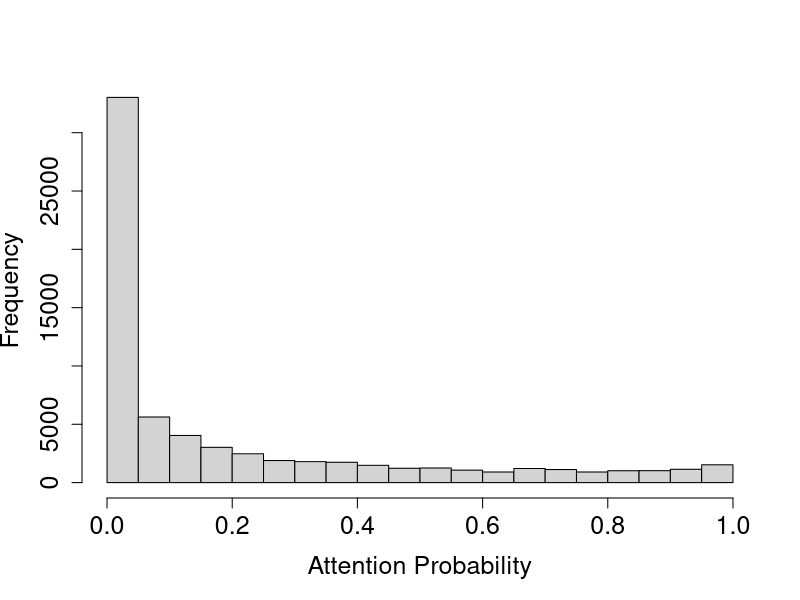
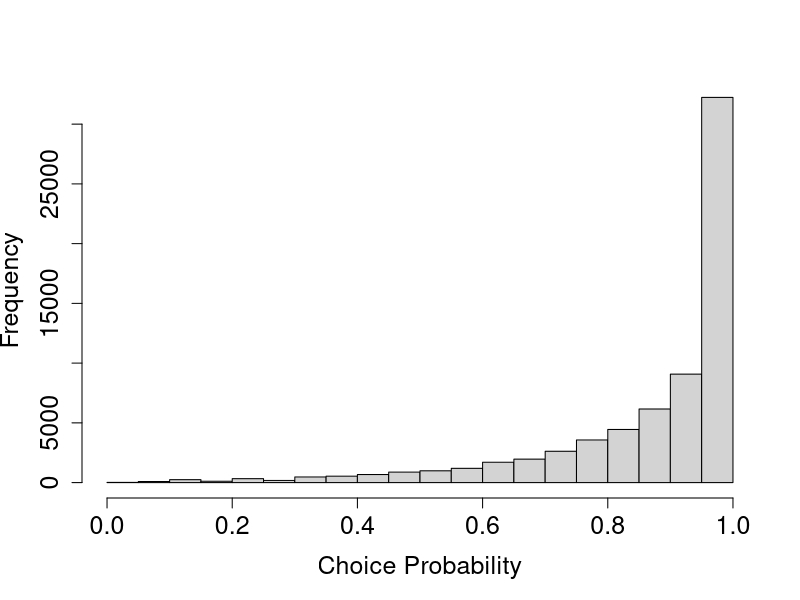
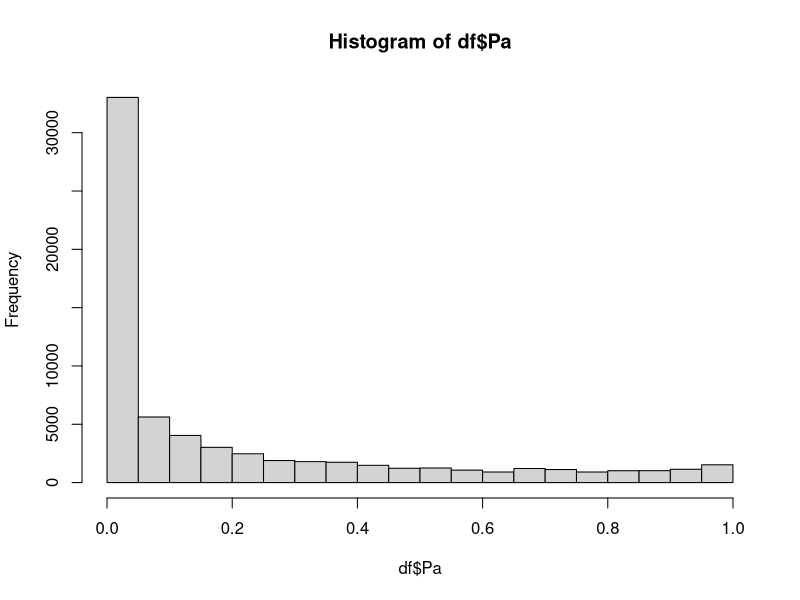
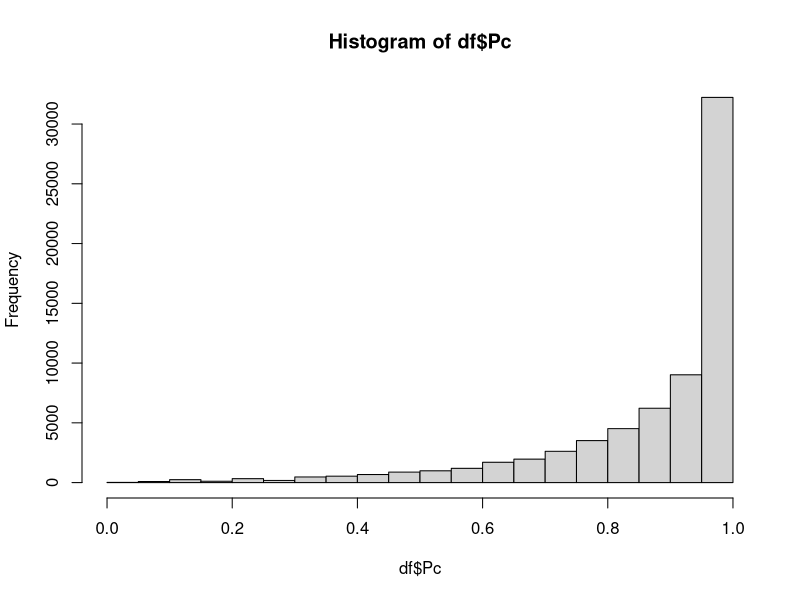
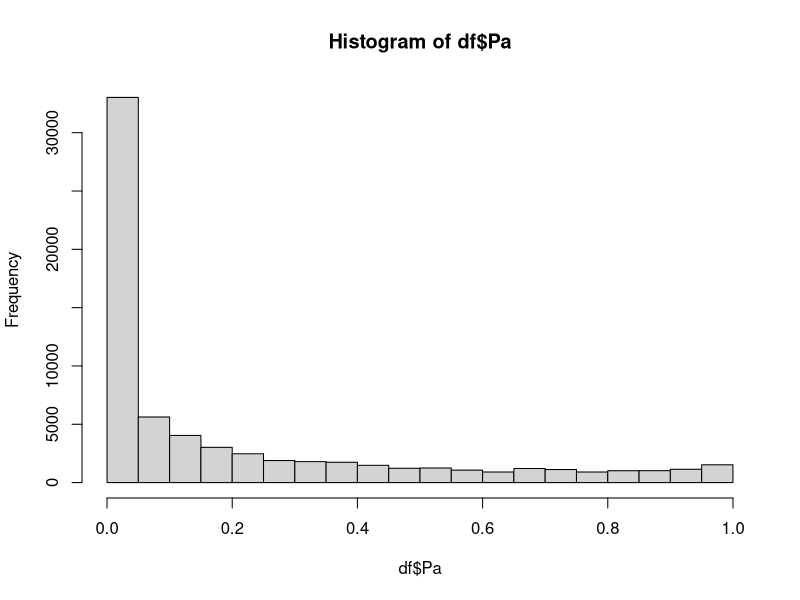
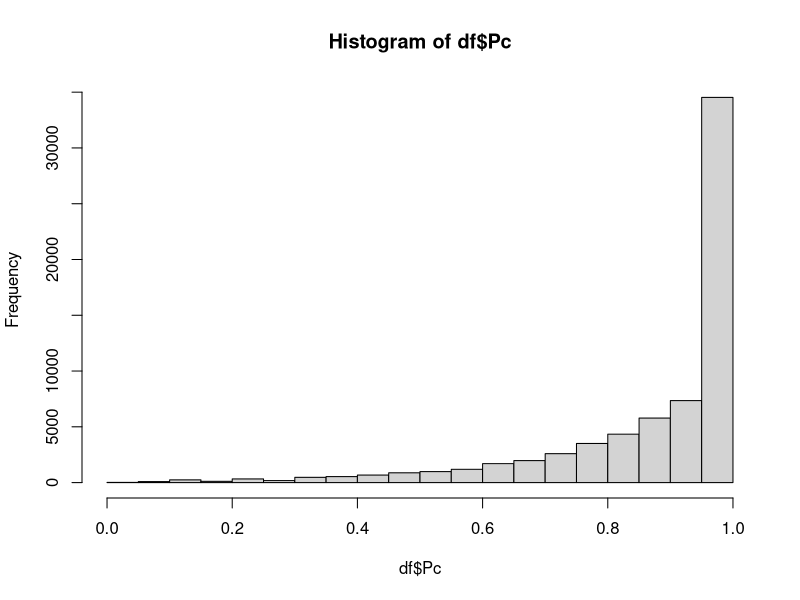
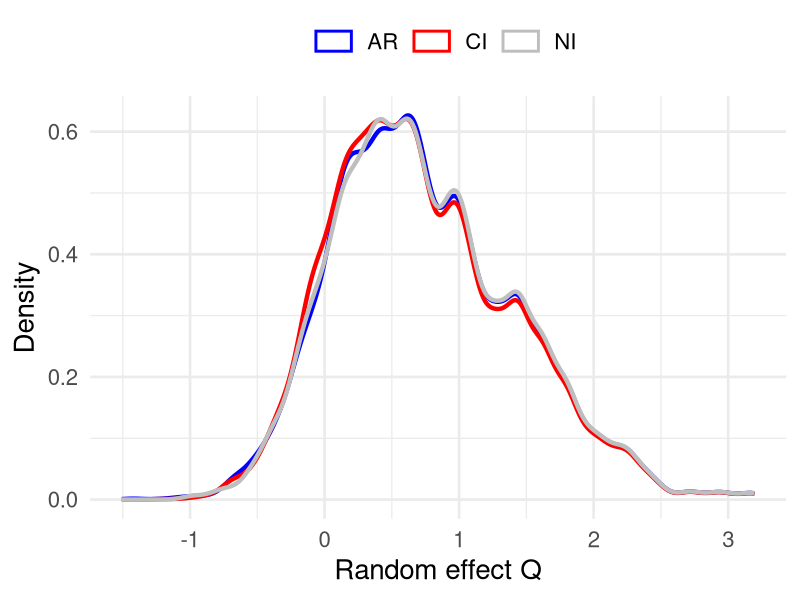
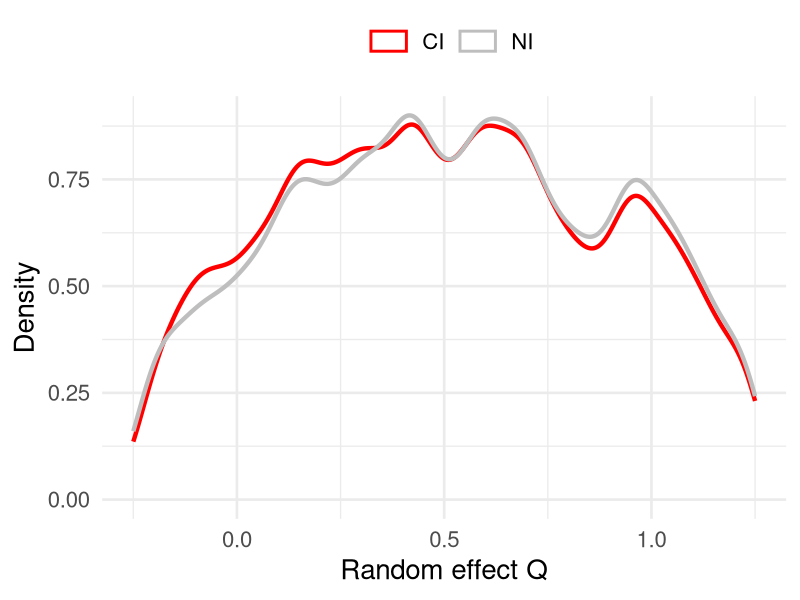

R code for these plots, in order:
## ---- chunk 1
knitr::opts_chunk$set(echo = TRUE)
## ---- chunk 2
library(dplyr)
## ---- chunk 3
N  = 450*5
T = 30
names_df <- c("id","month","NK1", "NK2to5", "kid1age", "kid2age", "YA", "edu", "LA",
              "Y", "logB", "Q","Pa", "Pc", "S", "pastD", "D")
K  = length(names_df)
df <- as.data.frame(matrix(NA,nrow = N*T,K))
names(df) <- names_df

# Set id and month
df$id <- rep(1:N,each = T)
df$month <- rep(1:T)

# Set edu and LA
df$edu <- rep(c(1,2,3),each = T)
df$LA <- rep(c(10,15,20),each = 3*T)

# Set number of kids each period
# There are five possible initial age of kidage 1: 3,6,9,12,15
# Half of the households have a newborn at the TT+1 month
# Each household has at most two kids
kid1age_initial <- rep(c(3,6,9,12,15),each = 3*3)
kid1age <- unlist(lapply(kid1age_initial, function(age) age + (0:(T-1))))
df$kid1age <- kid1age

TT = 12 # A second child is born in TT+1 month
kid2age <- c(rep(NA,T),rep(NA,TT),seq(1:(T-TT)))
df$kid2age <- kid2age
## ---- chunk 4
set.seed(1234) # set seed to ensure replicability

# Generate NK1 and NK25
df$NK1 <- (df$kid1age < 13) + ifelse(df$kid2age %in% seq(1,12),1,0)
df$NK2to5 <- (df$kid1age >= 13) + ifelse(df$kid2age %in% seq(13,48),1,0)

# Generate YA
df$YA <- pmin(df$kid1age, df$kid2age, na.rm = TRUE)

# Generate Y
df$Y <- ifelse(df$YA %in% c(1,13,25,37),1,0)


# Generate benefit 
df <- df %>%
  mutate(logB = case_when(
    NK1 == 0 & NK2to5 == 1 ~ log(100),
    NK1 == 1 & NK2to5 == 0 ~ log(150),
    NK1 == 0 & NK2to5 == 2 ~ log(130),
    NK1 == 1 & NK2to5 == 1 ~ log(180),
  ))



df$Q <- rep(rnorm(N),each = T) 

# Set the utility parameters

gamma0 <- -2.71849824
gamma_logB <- 0.333741304
gamma_pso <- -0.69188367
gamma_LA <- 0.000546293
gamma_edu <- -0.01911214

beta0 <- 1.241452303
beta_logB <- 0.148335799
beta_pso <- -0.49505725
beta_sh <- -0.36278896
beta_sLA <- 0.010314497
beta_edu <- 0.067525853

sigma1 <- exp(0.454441558)
sigma2 <- exp(-0.10685342)

## ---- chunk 5
for (i in 1:N){ # loop through all households
  di <- rep(NA,T)
  Si <- rep(NA,T)
  Pai <- rep(NA,T)
  Pci <- rep(NA,T)
  pastd <- rep(NA,T)
  
  X <- df[df$id==i,]
  
  d0 = 0 # initial condition 0
  
  # Simulate decisions sequentially
  for (t in 1:T){
    pastd[t] <- d0 # record last period decision
    
    Pai[t] <- pnorm(gamma0 + 
                   gamma_logB*X$logB[t] 
                 + gamma_pso * ifelse(X$YA[t] > 12,1,0)
                 + gamma_LA * X$LA[t]
                 + gamma_edu * X$edu[t] * ifelse(X$YA[t] > 12,1,0)
                 + sigma1 * X$Q[t]
                 ) # record attention probability
    
    Si[t] <- max(1-d0, d0*X$Y[t])
      
    Pci[t] <- pnorm(beta0 + 
                   beta_logB*X$logB[t] 
                 + beta_pso * ifelse(X$YA[t] > 12,1,0)
                 + beta_sh * Si[t]
                 + beta_sLA * Si[t] * X$LA[t]
                 + beta_edu * X$edu[t] * ifelse(X$YA[t] > 12,1,0)
                 + sigma2 * X$Q[t]
                 ) # record choice probability
    
    di[t] <- rbinom(1,1,Pai[t]^(1-d0)) * rbinom(1,1,Pci[t])

    d0 <- di[t] # update the "initial condition"
  }
  
  # fill in the data for df
  df$pastD[df$id==i] <- pastd
  df$D[df$id==i] <- di
  df$Pa[df$id==i] <- Pai
  df$Pc[df$id==i] <- Pci
  df$S[df$id==i] <- Si
}

sum(df$D)/dim(df)[1]

sum(df$D[df$YA<=12])/sum(df$YA<=12)

sum(df$D[df$YA>12])/sum(df$YA>12)

df_NI <- df
## ---- chunk 6
hist(df$Pa,breaks = seq(0,1,0.05),main = "",xlab = "Attention Probability",cex.lab = 1.5,cex.axis=1.5)
hist(df$Pc,breaks = seq(0,1,0.05),main = "",xlab = "Choice Probability",cex.lab = 1.5,cex.axis=1.5)

mean(df$logB[df$D == 1])
mean(df$NK1[df$D == 1])
mean(df$YA[df$D == 1])
mean(df$edu[df$D == 1])
mean(df$LA[df$D == 1])
mean(df$Q[df$D == 1])

Q_NI <- df$Q[df$D == 1]

Q_NI0 <- df$Q[df$D == 0]

# plot average participation duration across Q

## ---- chunk 7
#set.seed(1234) # set seed to ensure replicability
#df$Q <- rep(rnorm(N),each = T) 



for (i in 1:N){ # loop through all households
  di <- rep(NA,T)
  Si <- rep(NA,T)
  Pai <- rep(NA,T)
  Pci <- rep(NA,T)
  pastd <- rep(NA,T)
  
  X <- df[df$id==i,]
  
  d0 = 0 # initial condition 0
  
  # Simulate decisions sequentially
  for (t in 1:T){
    pastd[t] <- d0 # record last period decision
    
    Pai[t] <- pnorm(gamma0 + 
                   gamma_logB*X$logB[t] 
                 + gamma_pso * ifelse(X$YA[t] > 12,1,0)
                 + gamma_LA * X$LA[t]
                 + gamma_edu * X$edu[t] * ifelse(X$YA[t] > 12,1,0)
                 + sigma1 * X$Q[t]
                 ) # record attention probability
    
    Si[t] <- max(1-d0, d0*X$Y[t])
      
    Pci[t] <- pnorm(beta0 + 
                   beta_logB*X$logB[t] 
                 + beta_pso * ifelse(X$YA[t] > 12,1,0)
                 + beta_sh * Si[t]
                 + beta_sLA * Si[t] * X$LA[t]
                 + beta_edu * X$edu[t] * ifelse(X$YA[t] > 12,1,0)
                 + sigma2 * X$Q[t]
                 ) # record choice probability
    
    di[t] <- rbinom(1,1,1) * rbinom(1,1,Pci[t])

    d0 <- di[t] # update the "initial condition"
  }
  
  # fill in the data for df
  df$pastD[df$id==i] <- pastd
  df$D[df$id==i] <- di
  df$Pa[df$id==i] <- Pai
  df$Pc[df$id==i] <- Pci
  df$S[df$id==i] <- Si
}

sum(df$D)/dim(df)[1]

sum(df$D[df$YA<=12])/sum(df$YA<=12)

sum(df$D[df$YA>12])/sum(df$YA>12)
## ---- chunk 8
#set.seed(1234) # set seed to ensure replicability
# Set random effect Q
#df$Q <- rep(rnorm(N),each = T) 



for (i in 1:N){ # loop through all households
  di <- rep(NA,T)
  Si <- rep(NA,T)
  Pai <- rep(NA,T)
  Pci <- rep(NA,T)
  pastd <- rep(NA,T)
  
  X <- df[df$id==i,]
  
  d0 = 0 # initial condition 0
  
  # Simulate decisions sequentially
  for (t in 1:T){
    pastd[t] <- d0 # record last period decision
    
    Pai[t] <- pnorm(gamma0 + 
                   gamma_logB * X$logB[t] 
                 + gamma_pso * ifelse(X$YA[t] > 12,1,0)
                 + gamma_LA * X$LA[t]
                 + gamma_edu * X$edu[t] * ifelse(X$YA[t] > 12,1,0)
                 + sigma1 * X$Q[t]
                 ) # record attention probability
    
    Si[t] <- max(1-d0, d0*X$Y[t])
      
    Pci[t] <- pnorm(beta0 + 
                   beta_logB * X$logB[t] 
                 + beta_pso * ifelse(X$YA[t] > 12,1,0)
                 + beta_sh * Si[t]
                 + beta_sLA * Si[t] * X$LA[t]
                 + beta_edu * X$edu[t] * ifelse(X$YA[t] > 12,1,0)
                 + sigma2 * X$Q[t]
                 ) # record choice probability
    
    di[t] <- rbinom(1,1,Pai[t]^(1-d0)) * rbinom(1,1,1)

    d0 <- di[t] # update the "initial condition"
  }
  
  # fill in the data for df
  df$pastD[df$id==i] <- pastd
  df$D[df$id==i] <- di
  df$Pa[df$id==i] <- Pai
  df$Pc[df$id==i] <- Pci
  df$S[df$id==i] <- Si
}

sum(df$D)/dim(df)[1]

sum(df$D[df$YA<=12])/sum(df$YA<=12)

sum(df$D[df$YA>12])/sum(df$YA>12)
## ---- chunk 9
#set.seed(1234) # set seed to ensure replicability
# Set random effect Q
#df$Q <- rep(c(-0.5,-0.4,-0.3,-0.2,-0.1),each = 3*3*10*T) # Let's help those with low thriftiness
#df$Q <- rep(rnorm(N),each = T) 

AB <- 1

for (i in 1:N){ # loop through all households
  di <- rep(NA,T)
  Si <- rep(NA,T)
  Pai <- rep(NA,T)
  Pci <- rep(NA,T)
  pastd <- rep(NA,T)
  
  X <- df[df$id==i,]
  
  d0 = 0 # initial condition 0
  
  # Simulate decisions sequentially
  for (t in 1:T){
    pastd[t] <- d0 # record last period decision
    
    Pai[t] <- pnorm(gamma0 + 
                   gamma_logB * X$logB[t] 
                 + gamma_pso * ifelse(X$YA[t] > 12,1,0)
                 + gamma_LA * X$LA[t]
                 + gamma_edu * X$edu[t] * ifelse(X$YA[t] > 12,1,0)
                 + sigma1 * X$Q[t]
                 ) # record attention probability
    
    Si[t] <- max(1-d0, d0*X$Y[t])
      
    Pci[t] <- pnorm(beta0 + 
                   beta_logB * X$logB[t] 
                 + beta_pso * ifelse(X$YA[t] > 12,1,0)
                 + beta_sh * Si[t]
                 + beta_sLA * Si[t] * X$LA[t]
                 + beta_edu * X$edu[t] * ifelse(X$YA[t] > 12,1,0)
                 + sigma2 * X$Q[t]
                 ) # record choice probability
    
    
  # attention raising policy intervention
    if (t >= 2){ # The intervention will only be triggered when a household exits WIC
      if (X$pastD[t-1] == 1 & X$pastD[t] == 0){
        # print(c(i,t,Pai[t]))
        Pai[t] <- min(Pai[t] + AB,1) 
        di[t] <- rbinom(1,1,Pai[t]) * rbinom(1,1,Pci[t]) 
        #print(c(i,t,Pai[t]))
      } else {
        di[t] <- rbinom(1,1,Pai[t]^(1-d0)) * rbinom(1,1,Pci[t])
      }
    } else {
      di[t] <- rbinom(1,1,Pai[t]^(1-d0)) * rbinom(1,1,Pci[t])
    }
    
    d0 <- di[t] # update the "initial condition"
    
  } 
  
  # fill in the data for df
  df$pastD[df$id==i] <- pastd
  df$D[df$id==i] <- di
  df$Pa[df$id==i] <- Pai
  df$Pc[df$id==i] <- Pci
  df$S[df$id==i] <- Si
}

sum(df$D)/dim(df)[1]

sum(df$D[df$YA<=12])/sum(df$YA<=12)

sum(df$D[df$YA>12])/sum(df$YA>12)

df_AB <- df
## ---- chunk 10
hist(df$Pa,breaks = seq(0,1,0.05))
hist(df$Pc,breaks = seq(0,1,0.05))

mean(df$logB[df$D == 1])
mean(df$NK1[df$D == 1])
mean(df$YA[df$D == 1])
mean(df$edu[df$D == 1])
mean(df$LA[df$D == 1])
mean(df$Q[df$D == 1])

# sd(df$logB[df$D == 1])
# sd(df$NK1[df$D == 1])
# sd(df$YA[df$D == 1])
# sd(df$edu[df$D == 1])
# sd(df$LA[df$D == 1])
# sd(df$Q[df$D == 1])

Q_AR <- df$Q[df$D == 1]
## ---- chunk 11
#set.seed(1234) # set seed to ensure replicability
# Set random effect Q
#df$Q <- rep(c(-0.5,-0.4,-0.3,-0.2,-0.1),each = 3*3*10*T) # Let's help those with low thriftiness
#df$Q <- rep(rnorm(N),each = T) 

CN <- 0.0333

for (i in 1:N){ # loop through all households
  di <- rep(NA,T)
  Si <- rep(NA,T)
  Pai <- rep(NA,T)
  Pci <- rep(NA,T)
  pastd <- rep(NA,T)
  
  X <- df[df$id==i,]
  
  d0 = 0 # initial condition 0
  
  # Simulate decisions sequentially
  for (t in 1:T){
    pastd[t] <- d0 # record last period decision
    
    Pai[t] <- pnorm(gamma0 + 
                   gamma_logB * X$logB[t] 
                 + gamma_pso * ifelse(X$YA[t] > 12,1,0)
                 + gamma_LA * X$LA[t]
                 + gamma_edu * X$edu[t] * ifelse(X$YA[t] > 12,1,0)
                 + sigma1 * X$Q[t]
                 ) # record attention probability
    
    Si[t] <- max(1-d0, d0*X$Y[t])
      
    Pci[t] <- pnorm(beta0 + 
                   beta_logB * X$logB[t] 
                 + beta_pso * ifelse(X$YA[t] > 12,1,0)
                 + beta_sh * Si[t]
                 + beta_sLA * Si[t] * X$LA[t]
                 + beta_edu * X$edu[t] * ifelse(X$YA[t] > 12,1,0)
                 + sigma2 * X$Q[t]
                 ) # record choice probability
    
    
  # choice inducing policy intervention
    if (X$pastD[t] == 1 & X$YA[t] <= 30){ 
      # The intervention will only be triggered when the household is in the program AND
      # YA is between the 1 to 30 month
      Pci[t] <- min(Pci[t] + CN,1) # choice raise by 1%
      di[t] <- rbinom(1,1,Pai[t]^(1-d0)) * rbinom(1,1,Pci[t])
      # print(c(i,t))
    } else {
      di[t] <- rbinom(1,1,Pai[t]^(1-d0)) * rbinom(1,1,Pci[t])
    }
    
    d0 <- di[t] # update the "initial condition"
  } 
  
  # fill in the data for df
  df$pastD[df$id==i] <- pastd
  df$D[df$id==i] <- di
  df$Pa[df$id==i] <- Pai
  df$Pc[df$id==i] <- Pci
  df$S[df$id==i] <- Si
}

sum(df$D)/dim(df)[1]

sum(df$D[df$YA<=12])/sum(df$YA<=12)

sum(df$D[df$YA>12])/sum(df$YA>12)

df_CN <- df
## ---- chunk 12
hist(df$Pa,breaks = seq(0,1,0.05))
hist(df$Pc,breaks = seq(0,1,0.05))

mean(df$logB[df$D == 1])
mean(df$NK1[df$D == 1])
mean(df$YA[df$D == 1])
mean(df$edu[df$D == 1])
mean(df$LA[df$D == 1])
mean(df$Q[df$D == 1])

Q_CI <- df$Q[df$D == 1]
## ---- chunk 13
library(ggplot2)

# Define color scheme
cols <- c("NI" = "gray", "AR" = "blue", "CI" = "red")

# Create combined dataframe (ordered by desired appearance)
plot_data <- rbind(
  data.frame(Q = Q_NI, Group = "NI"),
  data.frame(Q = Q_AR, Group = "AR"),
  data.frame(Q = Q_CI, Group = "CI")
)


ggplot(plot_data, aes(x = Q, color = Group)) +
  geom_density(linewidth = 1.5) +
  scale_color_manual(
    values = c("NI" = "gray", "AR" = "blue", "CI" = "red"),
    name = ""
  ) +
  labs(x = "Random effect Q", y = "Density") +
  theme_minimal(base_size = 20) +
  theme(
    legend.position = 'top',
    legend.key = element_blank(),  # Remove legend key background
    legend.spacing.x = unit(0.5, 'cm')  # Add space between legend items
  ) +
  guides(color = guide_legend(
    override.aes = list(
      linetype = 1.5,
      shape = 1,         # Absolutely no shapes
      linewidth = 1,      # Line thickness
      fill = NA,          # No fill
      alpha = 1,          # No transparency
      colour = c("blue", "red", "gray")  # Explicit colors
    ),
    keywidth = unit(1, "cm")  # Lengthen the legend lines
  ))

mean(Q_NI > 0)
mean(Q_AR > 0)
mean(Q_CI > 0)

## ---- chunk 14
library(ggplot2)

# Define color scheme
cols <- c("NI" = "gray", "AR" = "blue", "CI" = "red")

# Create combined dataframe (ordered by desired appearance)
plot_data <- rbind(
  data.frame(Q = Q_NI, Group = "NI"),
  data.frame(Q = Q_AR, Group = "AR"),
  data.frame(Q = Q_CI, Group = "CI")
)


ggplot(plot_data[plot_data$Group %in% c("NI", "CI"),], aes(x = Q, color = Group)) +
  geom_density(linewidth = 1.5) +
  scale_color_manual(
    values = c("NI" = "gray", "CI" = "red"),
    name = ""
  ) +
  labs(x = "Random effect Q", y = "Density") +
  theme_minimal(base_size = 20) +
  theme(
    legend.position = 'top',
    legend.key = element_blank(),  # Remove legend key background
    legend.spacing.x = unit(0.5, 'cm')  # Add space between legend items
  ) + xlim(-0.25,1.25) +
  guides(color = guide_legend(
    override.aes = list(
      linetype = 1.5,
      shape = 1,         # Absolutely no shapes
      linewidth = 1,      # Line thickness
      fill = NA,          # No fill
      alpha = 1,          # No transparency
      colour = c("red", "gray")  # Explicit colors
    ),
    keywidth = unit(1, "cm")  # Lengthen the legend lines
  ))

## ---- chunk 15
# Define color scheme
cols <- c("NI" = "gray", "AR" = "blue", "CI" = "red")

# Create combined dataframe (ordered by desired appearance)
plot_data <- rbind(
  data.frame(Q = Q_NI, Group = "NI"),
  data.frame(Q = Q_AR, Group = "AR"),
  data.frame(Q = Q_CI, Group = "CI")
)

# Base plot setup
base_plot <- ggplot() +
  scale_color_manual(values = cols) +
  labs(x = "Random effect Q", y = "Density") +
  theme_minimal(base_size = 20) +
  xlim(-2, 3.5) + ylim(0, 0.7) +
  theme(legend.position = "none")

# Build plots with explicit layer order
p2 <- base_plot +
  geom_density(
    data = subset(plot_data, Group == "NI"),
    aes(x = Q, color = Group),
    linewidth = 1.5
  )

p3 <- base_plot +
  geom_density(
    data = subset(plot_data, Group == "NI"),
    aes(x = Q, color = Group),
    linewidth = 1.5
  ) +
  geom_density(
    data = subset(plot_data, Group == "AR"),
    aes(x = Q, color = Group),
    linewidth = 1.5
  )

p4 <- base_plot +  
  geom_rect(
    aes(xmin = -0.2, xmax = 0.4, ymin = -Inf, ymax = Inf),
    fill = "pink", alpha = 0.3, color = NA  # alpha controls transparency
  ) +
  geom_density(
    data = subset(plot_data, Group == "NI"),
    aes(x = Q, color = Group),
    linewidth = 1.5
  ) +
  geom_density(
    data = subset(plot_data, Group == "AR"),
    aes(x = Q, color = Group),
    linewidth = 1.5
  ) +
  geom_density(
    data = subset(plot_data, Group == "CI"),
    aes(x = Q, color = Group),
    linewidth = 1.5
  )  
  # Add transparent pink rectangle for -1 < Q < 0.25
  

p2
p3
p4

# # Display plots
# (p1 | p2) / (p3 | p4)
## ---- chunk 16
library(dplyr)
library(ggplot2)

# Step 1: compute max_consec per household, filter Q
result_AB <- df_AB %>%
  group_by(id) %>%
  summarise(
    max_consec = {
      runs <- rle(D)
      if (any(runs$values == 1)) {
        max(runs$lengths[runs$values == 1])
      } else {
        0
      }
    },
    Q_value = first(Q),
    Pa_value = first(Pa),
    .groups = "drop"
  ) %>%
  filter(Q_value >= -2, Q_value <= 2)

# Step 2: bin Q for plotting
result_AB <- result_AB %>%
  mutate(
    Q_bin = cut(
      Q_value,
      breaks = seq(-2, 2, by = 0.2),
      include.lowest = TRUE,
      right = FALSE
    )
  )


# Step 1: compute max_consec per household, filter Q
result_CN <- df_CN %>%
  group_by(id) %>%
  summarise(
    max_consec = {
      runs <- rle(D)
      if (any(runs$values == 1)) {
        max(runs$lengths[runs$values == 1])
      } else {
        0
      }
    },
    Q_value = first(Q),
    Pa_value = first(Pa),
    .groups = "drop"
  ) %>%
  filter(Q_value >= -2, Q_value <= 2)

# Step 2: bin Q for plotting
result_CN <- result_CN %>%
  mutate(
    Q_bin = cut(
      Q_value,
      breaks = seq(-2, 2, by = 0.2),
      include.lowest = TRUE,
      right = FALSE
    )
  )

# Kernel regression plot
plot(
  ksmooth(result_CN$Q_value, result_CN$max_consec, kernel = "normal", bandwidth = 0.2),
  type = "l", col = "red", lwd = 5,
  xlim = c(-2, 2), ylim = c(0, 30),
  xlab = "Random effect Q", ylab = "Consecutive participation",
  cex.lab = 1.5
)
lines(
  ksmooth(result_AB$Q_value, result_AB$max_consec, kernel = "normal", bandwidth = 0.2),
  col = "blue", lwd = 5
)
legend("bottomright", legend = c("Choice nudge", "Attention boost"), col = c("red", "blue"), lwd = 2)
# par(new=TRUE)
# plot(df_NI$Q,df_NI$Pa,xlim = c(-2,2),yaxt = "n",pch = 2,ylab = "",xlab ="",cex = 0.1,col = "blue")
# axis(4)
# par(new=TRUE)
# plot(df_NI$Q,df_NI$Pc,xlim = c(-2,2),yaxt = "n",pch = 2,ylab = "",xlab ="",cex = 0.1)

# plot(df_CN$Q,df_CN$Pa) # same as plot(df_NI$Q,df_NI$Pa)
## ---- chunk 17
# Set up the plot area
par(mar = c(5, 4, 4, 4) + 0.1)  # Extra space for right y-axis

# First plot (Pa - left y-axis)
plot(df_NI$Q, df_NI$Pa, 
     xlim = c(-2, 2), ylim = c(0, 1),
     pch = 2, cex = 0.25, col = "blue",
     xlab = "Random Effect (Q)", ylab = "Probability",
     cex.lab = 1.5,
     main = "")

# Add transparent pink rectangle for -1 < Q < 0.25
rect(-0.2, -0.1, 0.4, 1.1, 
     col = adjustcolor("pink", alpha.f = 0.5), border = NA)

# Redraw points to ensure they're visible
points(df_NI$Q, df_NI$Pa, pch = 2, cex = 0.25, col = "blue")

# Second plot (Pc - right y-axis)
par(new = TRUE)
plot(df_NI$Q, df_NI$Pc, 
     xlim = c(-2, 2), ylim = c(0, 1),
     axes = FALSE, pch = 1, cex = 0.5, col = "red",
     xlab = "", ylab = "")

# Add right y-axis
# axis(4)
# mtext("Choice Probability (Pc)", side = 4, line = 3)

# Add legend
legend("bottomright", 
       legend = c("Attention (Pa)", "Choice (Pc)"),
       pch = c(2, 1), col = c("blue", "red"),
       bg = "white")
## ---- chunk 18
#set.seed(1234) # set seed to ensure replicability
#df$Q <- rep(rnorm(N),each = T) 



for (i in 1:N){ # loop through all households
  di <- rep(NA,T)
  Si <- rep(NA,T)
  Pai <- rep(NA,T)
  Pci <- rep(NA,T)
  pastd <- rep(NA,T)
  
  X <- df[df$id==i,]
  
  d0 = 0 # initial condition 0
  
  # Simulate decisions sequentially
  for (t in 1:T){
    pastd[t] <- d0 # record last period decision
    
    Pai[t] <- pnorm(gamma0 + 
                   gamma_logB * X$logB[t] 
                 + gamma_pso * ifelse(X$YA[t] > 12,1,0)
                 + gamma_LA * X$LA[t]
                 + gamma_edu * X$edu[t] * ifelse(X$YA[t] > 12,1,0)
                 + sigma1 * X$Q[t]
                 ) # record attention probability
    
    Si[t] <- max(1-d0, d0*X$Y[t])
      
    Pci[t] <- pnorm(beta0 + 
                   beta_logB*X$logB[t] 
                 + beta_pso * ifelse(X$YA[t] > 12,1,0)
                 + beta_sh * Si[t]
                 + beta_sLA * Si[t] * X$LA[t]
                 + beta_edu * X$edu[t] * ifelse(X$YA[t] > 12,1,0)
                 + sigma2 * X$Q[t]
                 ) # record choice probability
    
    # intervene when the household has never participated before
    if(t == 1){
      Pai[t] <- Pai[t] + 0.3
      Pci[t] <- Pci[t] 
      di[t] <- rbinom(1,1,min(Pai[t],1)) * rbinom(1,1,min(Pci[t],1))
    } else {
      di[t] <- rbinom(1,1,Pai[t]^(1-d0)) * rbinom(1,1,Pci[t])
    }

    d0 <- di[t] # update the "initial condition"
  }
  
  # fill in the data for df
  df$pastD[df$id==i] <- pastd
  df$D[df$id==i] <- di
  df$Pa[df$id==i] <- Pai
  df$Pc[df$id==i] <- Pci
  df$S[df$id==i] <- Si
}

sum(df$D)/dim(df)[1]
## ---- chunk 19
# hist(df$Pa,breaks = seq(0,1,0.05))
# hist(df$Pc,breaks = seq(0,1,0.05))

mean(df$logB[df$D == 1])
mean(df$NK1[df$D == 1])
mean(df$YA[df$D == 1])
mean(df$edu[df$D == 1])
mean(df$LA[df$D == 1])
mean(df$Q[df$D == 1])

Q_FN0 <- df$Q[df$D == 0]
## ---- chunk 20
# Define color scheme
cols <- c("NI0" = "gray", "FN0" = "red")

# Create combined dataframe (ordered by desired appearance)
plot_data0 <- rbind(
  data.frame(Q = Q_NI0, Group = "NI0"),
  data.frame(Q = Q_FN0, Group = "FN0")
)

# Base plot setup
ggplot(plot_data0, aes(x = Q, color = Group)) +
  geom_density(linewidth = 1.5) +
  scale_color_manual(
    values = c("NI0" = "gray",  "FN0" = "red"),
    name = ""
  ) +
  labs(x = "Random effect Q", y = "Density") +
  theme_minimal(base_size = 20) +
  theme(
    legend.position = 'top',
    legend.key = element_blank(),  # Remove legend key background
    legend.spacing.x = unit(0.5, 'cm')  # Add space between legend items
  ) +
  guides(color = guide_legend(
    override.aes = list(
      linetype = 1.5,
      shape = 1,         # Absolutely no shapes
      linewidth = 1.5,      # Line thickness
      fill = NA,          # No fill
      alpha = 1,          # No transparency
      colour = c("red", "gray")  # Explicit colors
    ),
    keywidth = unit(1, "cm")  # Lengthen the legend lines
  ))
